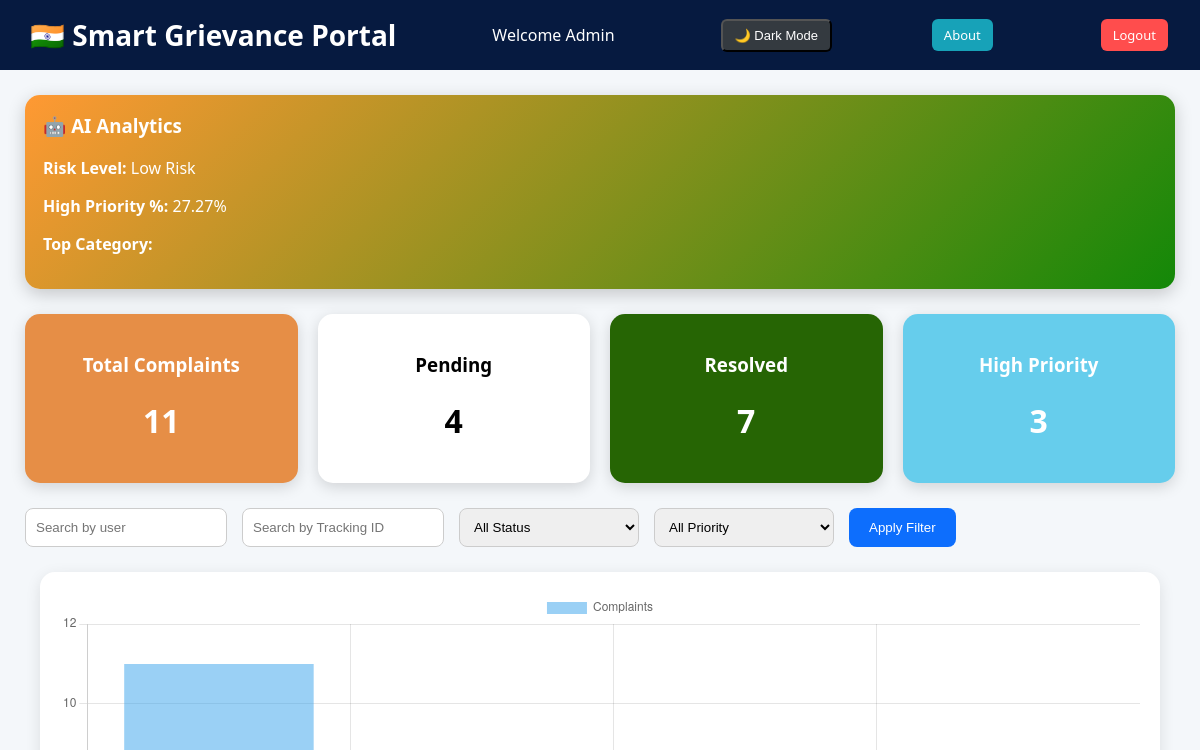
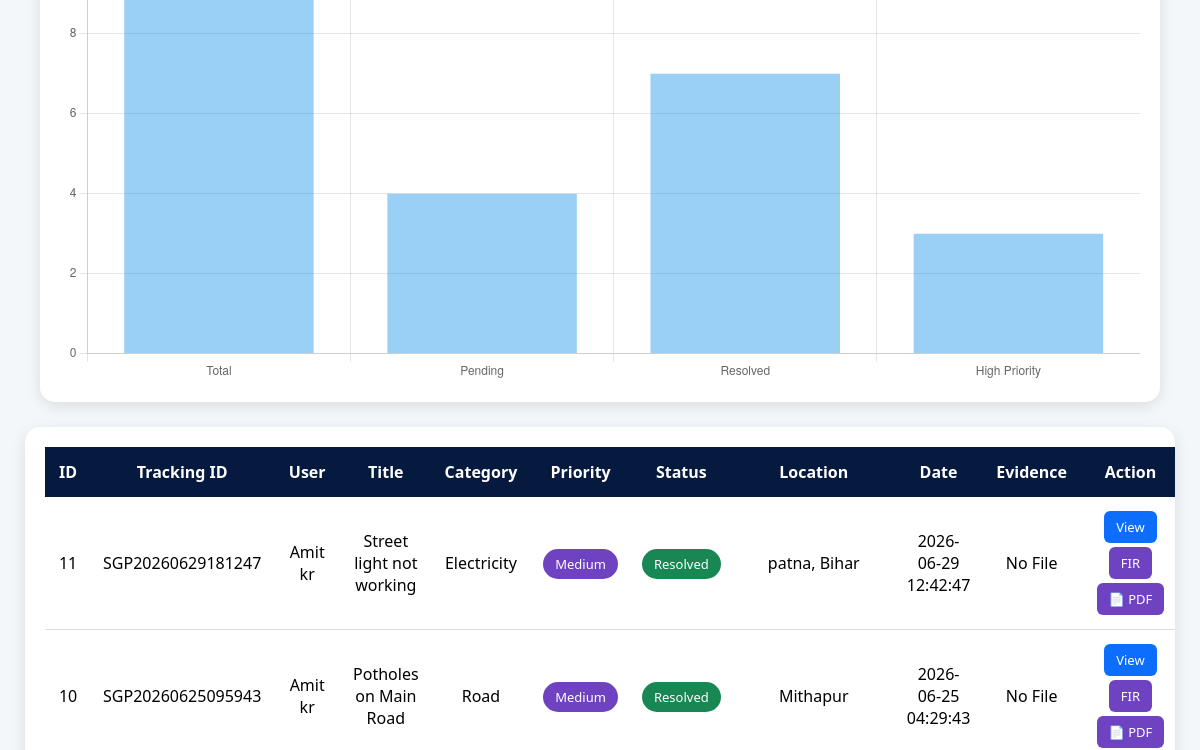
/admin (signed in, upper part), run on an earlier commit of the app's database (2 pictures, top to bottom).
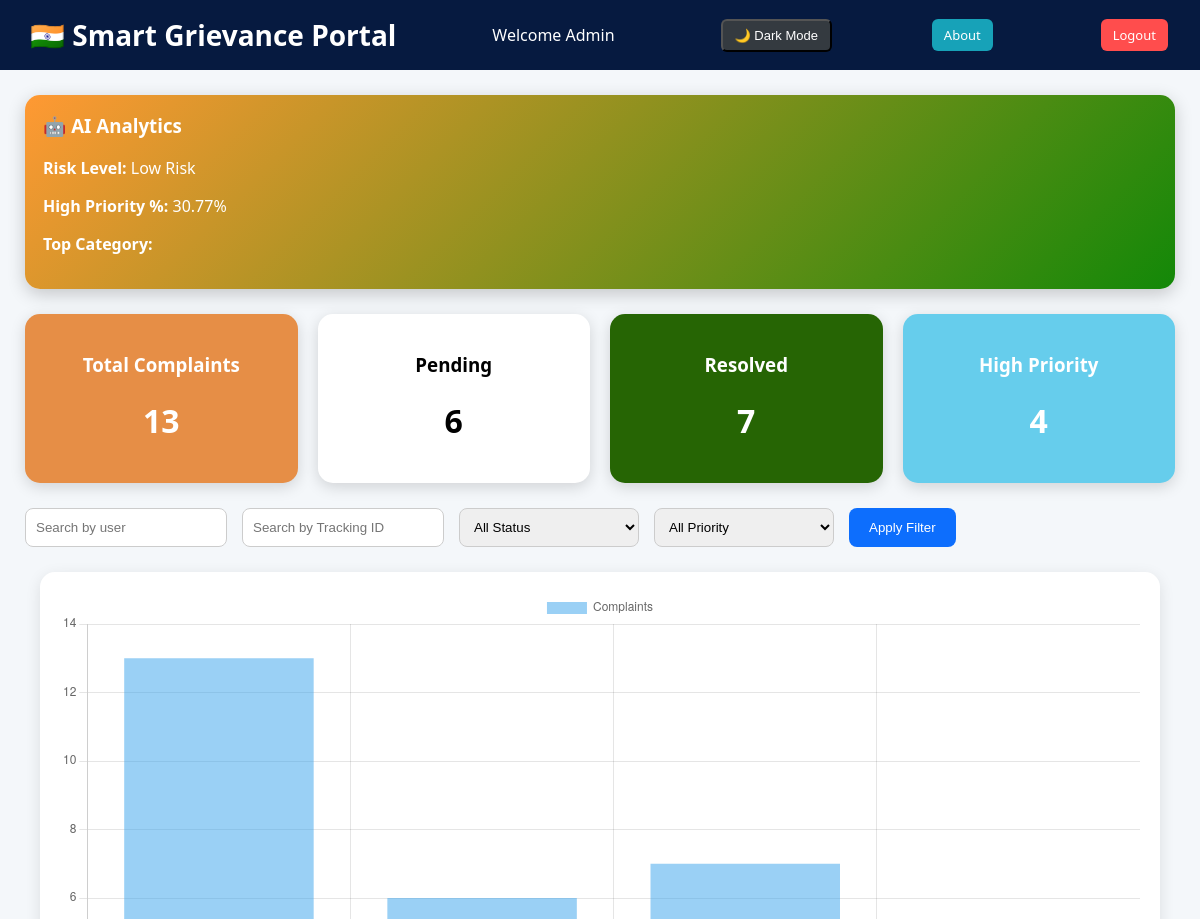
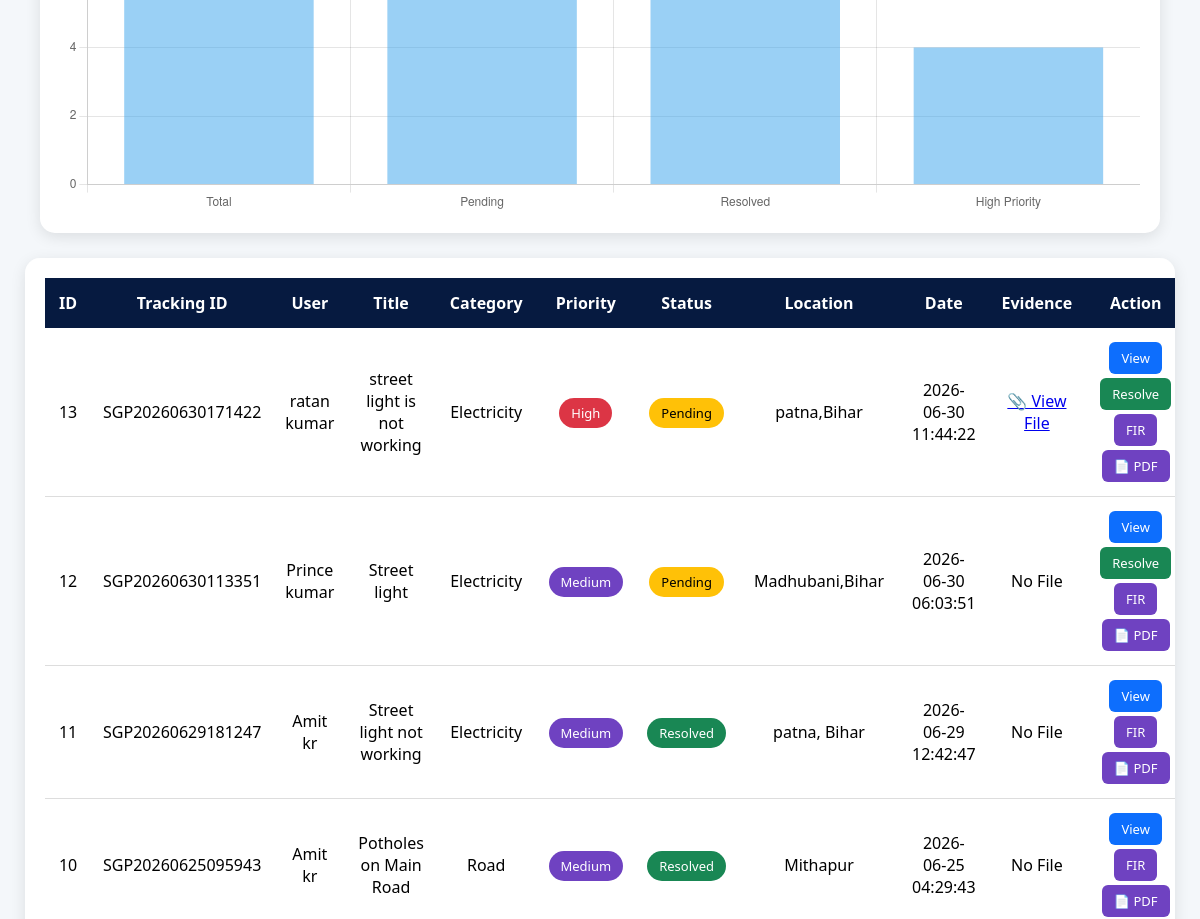
And on a later commit of the database (2 pictures, top to bottom).
### tables this page shows
CREATE TABLE complaints (
            id INTEGER PRIMARY KEY AUTOINCREMENT,
            user_name TEXT NOT NULL,
            title TEXT NOT NULL,
            description TEXT NOT NULL,
            category TEXT NOT NULL,
            priority TEXT DEFAULT 'Medium',
            status TEXT DEFAULT 'Pending',
            ai_score INTEGER DEFAULT 0,
            created_at TEXT DEFAULT CURRENT_TIMESTAMP
        , location TEXT, evidence TEXT, reply TEXT, tracking_id TEXT);

### app.py (the view)
@app.route("/admin")
def admin():
    if "user" not in session or session["role"] != "admin":
        return redirect(url_for("login"))
    search = request.args.get("search", "")
    priority = request.args.get("priority", "")
    status = request.args.get("status", "")
    query = "SELECT * FROM complaints WHERE 1=1"
    values = []
    if search:
        query += " AND user_name LIKE ?"
        values.append(f"%{search}%")
    if priority:
        query += " AND priority=?"
        values.append(priority)
    if status:
        query += " AND status=?"
        values.append(status)
    query += " ORDER BY created_at DESC"
    with get_db_connection() as conn:
        complaints = conn.execute(
            query,
            values
        ).fetchall()
        total = conn.execute("""
        SELECT COUNT(*) FROM complaints
        """).fetchone()[0]
        pending = conn.execute("""
        SELECT COUNT(*) FROM complaints
        WHERE status='Pending'
        """).fetchone()[0]
        resolved = conn.execute("""
        SELECT COUNT(*) FROM complaints
        WHERE status='Resolved'
        """).fetchone()[0]
        high_priority = conn.execute("""
        SELECT COUNT(*) FROM complaints
        WHERE priority='High'
        """).fetchone()[0]
    high_percent = round(
        (high_priority / total) * 100,
        2
    ) if total else 0
    risk_level = (
        "High Risk"
        if high_percent > 40
        else "Low Risk"
    )
    return render_template(
        "admin.html",
        complaints=complaints,
        total=total,
        pending=pending,
        resolved=resolved,
        high_priority=high_priority,
        high_percent=high_percent,
        risk_level=risk_level
    )

### app.py (called while the page is built)
def get_db_connection():
    conn = sqlite3.connect(DATABASE)
    conn.row_factory = sqlite3.Row
    return conn

### templates/admin.html (shortened to what this page needs)
<!DOCTYPE html>
<html>
<head>
</head>
<body>
<div class="navbar">
<h2>🇮🇳 Smart Grievance Portal</h2>
Welcome Admin
<button id="darkModeBtn" class="btn" style="background:#343a40; margin-left:10px;">
🌙 Dark Mode
</button>
<a href="{{ url_for('about') }}"
class="btn"
style="background:#17a2b8; margin-right:10px;">
About
</a>
<a href="{{ url_for('logout') }}" class="btn logout">
Logout
</a>
</div>
<div class="ai-card">
<h3>🤖 AI Analytics</h3>
<p><b>Risk Level:</b> {{ risk_level }}</p>
<p><b>High Priority %:</b> {{ high_percent }}%</p>
<p><b>Top Category:</b> {{ most_category }}</p>
</div>
<div class="cards">
<div class="card total">
<h3>Total Complaints</h3>
<h1>{{ total }}</h1>
</div>
<div class="card pending">
<h3>Pending</h3>
<h1>{{ pending }}</h1>
</div>
<div class="card resolved">
<h3>Resolved</h3>
<h1>{{ resolved }}</h1>
</div>
<div class="card high">
<h3>High Priority</h3>
<h1>{{ high_priority }}</h1>
</div>
</div>
<form method="GET" class="filters">
<input
type="text"
name="search"
placeholder="Search by user"
value="{{ request.args.get('search','') }}">
<input
type="text"
name="tracking_id"
placeholder="Search by Tracking ID"
value="{{ request.args.get('tracking_id','') }}">
<select name="status">
<option value="">All Status</option>
</select>
<select name="priority">
<option value="">All Priority</option>
</select>
<button type="submit" class="apply-btn">
Apply Filter
</button>
</form>
<div class="chart-box">
<canvas id="chart"></canvas>
</div>
<div class="table-box">
<table>
<thead>
<tr>
<th>ID</th>
<th>Tracking ID</th>
<th>User</th>
<th>Title</th>
<th>Category</th>
<th>Priority</th>
<th>Status</th>
<th>Location</th>
<th>Date</th>
<th>Evidence</th>
<th>Action</th>
</tr>
</thead>
<tbody>
{% for c in complaints %}
<tr>
<td>{{ c.id }}</td>
<td>{{ c.tracking_id }}</td>
<td>{{ c.user_name }}</td>
<td>{{ c.title }}</td>
<td>{{ c.category }}</td>
<td>
{% if c.priority == "High" %}
<span class="badge high-priority">
{{ c.priority }}
</span>
{% elif c.priority == "Medium" %}
<span class="badge medium">
{{ c.priority }}
</span>
{% else %}
<span class="badge low">
{{ c.priority }}
</span>
{% endif %}
</td>
<td>
{% if c.status == "Pending" %}
<span class="badge pending-status">
Pending
</span>
{% else %}
<span class="badge resolved-status">
Resolved
</span>
{% endif %}
</td>
<td>{{ c.location }}</td>
<td>{{ c.created_at }}</td>
<td>
{% if c.evidence %}
<a href="{{ url_for('static', filename='uploads/' + c.evidence) }}"
target="_blank">
📎 View File
</a>
{% else %}
No File
{% endif %}
</td>
<td>
<a href="{{ url_for('view_complaint', id=c.id) }}" class="btn view">
View
</a>
{% if c.status == "Pending" %}
<a href="{{ url_for('update_status', id=c.id, status='Resolved') }}"
class="btn resolve">
Resolve
</a>
{% endif %}
<a href="{{ url_for('generate_fir', id=c.id) }}"
class="btn fir">
FIR
</a>
<a href="{{ url_for('download_fir', id=c.id) }}"
class="btn fir">
📄 PDF
</a>
</td>
{% endfor %}
</tbody>
</table>
</div>
<script>
const ctx =
document.getElementById("chart");
new Chart(ctx, {
type:"bar",
data:{
labels:[
"Total",
"Pending",
"Resolved",
"High Priority"
],
datasets:[{
label:"Complaints",
data:[
{{ total }},
{{ pending }},
{{ resolved }},
{{ high_priority }}
]
}]
},
options:{
responsive:true
}
});
</script>
</body>
</html>

### templates/admin.html (style rules this page uses)
body { margin:0; font-family:Segoe UI; background:#f4f7fa; overflow-x:hidden; }
.navbar { background:#061a40; color:white; padding:16px 30px; display:flex; justify-content:space-between; align-items:center; }
.navbar h2 { margin:0; font-size:28px; }
.logout { background:#ff4d4d; padding:10px 18px; color:white; border-radius:8px; text-decoration:none; }
body::before { content:""; position:fixed; top:50%; left:50%; width:800px; height:800px; background:url("https://upload.wikimedia.org/wikipedia/commons/1/17/Ashoka_Chakra.svg") no-repeat center; background-size:contain; opacity:0.05; transform:translate(-50%,-50%); animation:rotate 60s linear infinite; z-index:-1; }
.ai-card { margin:25px; padding:18px; border-radius:15px; color:white; background:linear-gradient( 135deg, #ff9933, #138808 ); box-shadow:0 5px 18px rgba(0,0,0,0.2); }
.ai-card h3 { margin-top:0; }
.cards { display:flex; gap:20px; flex-wrap:wrap; margin:25px; }
.card { flex:1; min-width:200px; padding:20px; border-radius:15px; color:white; text-align:center; box-shadow:0 4px 15px rgba(0,0,0,0.15); }
.total { background:#e68e46; }
.pending { background:#ffffff; color:black; }
.resolved { background:#266504; }
.high { background:#66cdec; }
.filters { margin:25px; display:flex; gap:15px; flex-wrap:wrap; }
.filters input, .filters select { padding:10px; border-radius:8px; border:1px solid #ccc; min-width:180px; }
.apply-btn { background:#0d6efd; color:white; border:none; border-radius:8px; padding:10px 20px; cursor:pointer; }
.chart-box { width:90%; margin:auto; background:white; padding:20px; border-radius:15px; box-shadow:0 4px 15px rgba(0,0,0,0.1); }
.table-box { margin:25px; background:white; padding:20px; border-radius:15px; overflow-x:auto; box-shadow:0 4px 15px rgba(0,0,0,0.1); }
table { width:100%; border-collapse:collapse; }
th { background:#061a40; color:white; padding:14px; }
td { padding:12px; text-align:center; border-bottom:1px solid #ddd; }
.badge { padding:6px 12px; border-radius:20px; color:white; font-size:13px; }
.medium { background:#6f42c1; }
.high-priority { background:#dc3545; }
.pending-status { background:#ffc107; color:black; }
.resolved-status { background:#198754; }
.btn { padding:7px 12px; border-radius:6px; color:white; text-decoration:none; font-size:13px; display:inline-block; margin:2px; }
.view { background:#0d6efd; }
.resolve { background:#198754; }
.fir { background:#6f42c1; }

What changed in the data, as far as the page shows it:
added complaints: id "13", tracking_id "SGP20260630171422", user_name "ratan kumar", title "street light is not working", category "Electricity", priority "High", status "Pending", location "patna,Bihar", created_at "2026-06-30 11:44:22"
added complaints: id "12", tracking_id "SGP20260630113351", user_name "Prince kumar", title "Street light", category "Electricity", priority "Medium", status "Pending", location "Madhubani,Bihar", created_at "2026-06-30 06:03:51", evidence "No File"
Also different on the page:
{{ high_percent }}: "27.27" → "30.77"
{{ total }}: "11" → "13"
{{ pending }}: "4" → "6"
{{ high_priority }}: "3" → "4"
chart data {{ total }}: 11 → 13
chart data {{ pending }}: 4 → 6
chart data {{ high_priority }}: 3 → 4
